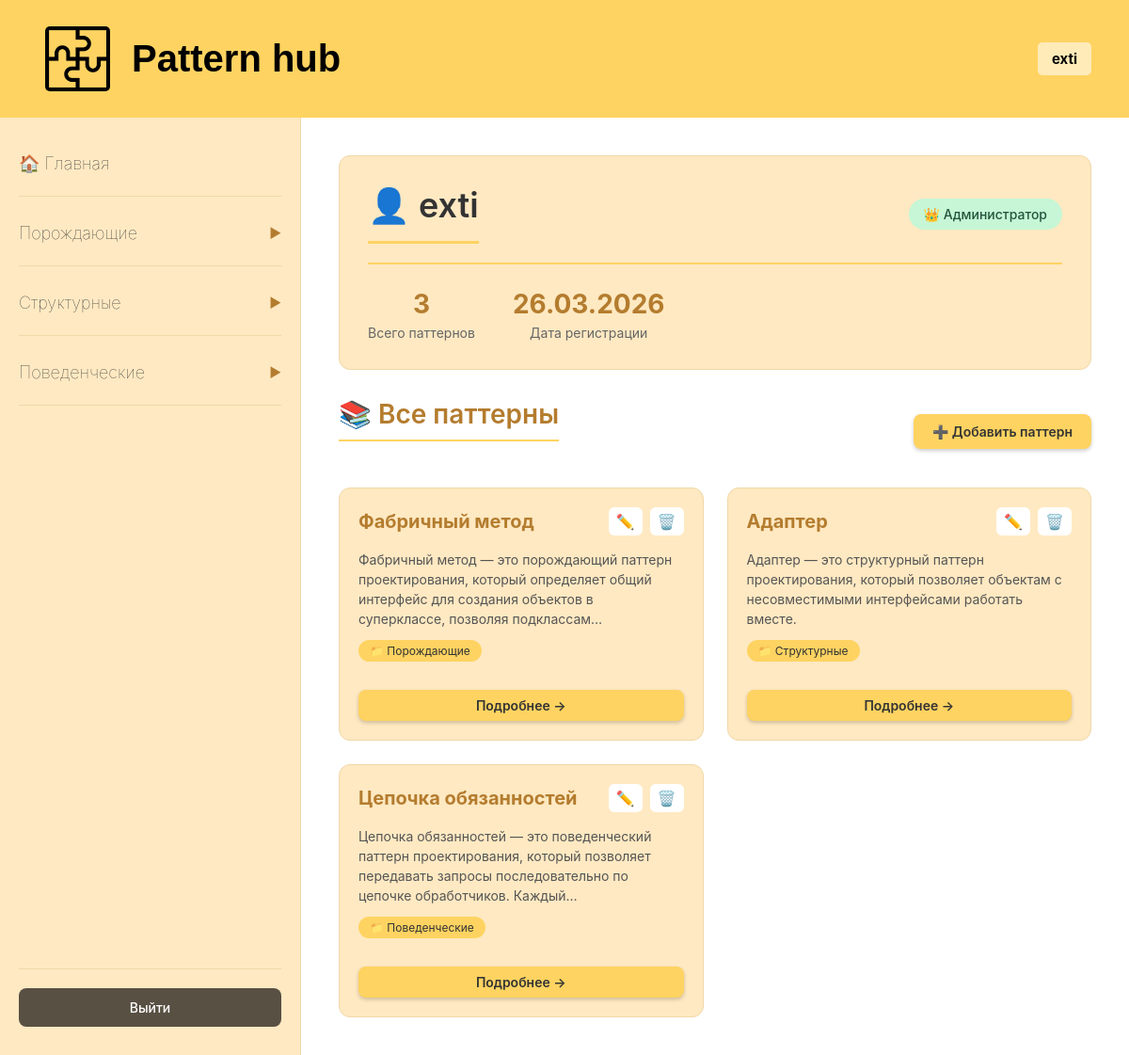
Screenshot of /profile/ (signed in) with the database file from the repository.
### main/models.py (models this page shows)
class Categories(models.Model):
    id = models.AutoField(primary_key=True)
    title = models.CharField(max_length=45, blank=True, null=True, unique=True)
    class Meta:
        db_table = 'categories'

class Patterns(models.Model):
    id = models.AutoField(primary_key=True)
    title = models.CharField(max_length=45)
    categories = models.ForeignKey(Categories, on_delete=models.DO_NOTHING, db_column='categories_id')
    term = models.TextField()
    problem = models.TextField()
    solution = models.TextField()
    examples = models.TextField()
    consclusions = models.TextField()
    tags = models.ManyToManyField(Tags, blank=True)
    stacks = models.ManyToManyField(Stacks, blank=True)
    class Meta:
        db_table = 'patterns'
        unique_together = (('id', 'categories'),)

### main/views.py (the view)
# urls.py: path('profile/', views.profile, name='profile'),
@login_required
def profile(request):
    categories = Categories.objects.all()
    patterns = Patterns.objects.all()
    user = request.user
    auth_user = User.objects.get(id=user.id)
    if auth_user.is_superuser:
        patterns_usr = Patterns.objects.all().order_by('-id')
    else:
        profile = Profiles.objects.get(user=user)
        fav = Favorites.objects.filter(users=profile).order_by('-id')
        patterns_usr = [f.patterns for f in fav]
    return render(request, 'test/main/forms/account.html', {"patterns_usr": patterns_usr, "categories": categories, "patterns": patterns})

### templates/test/main/forms/account.html (shortened to what this page needs)
{% extends "test/main/index.html" %}
{% load static %}
{% block content %}
<div class="profile-container">
    <div class="profile-card">
        <div class="profile-header">
            <h1 class="profile-title">👤 {{ user.username }}</h1>
            <div class="role-badge {% if user.is_superuser %}admin{% else %}user{% endif %}">
                {% if user.is_superuser %}👑 Администратор{% else %}📖 Пользователь{% endif %}
            </div>
        </div>
        <div class="profile-stats">
            <div class="stat-item">
                <div class="stat-number">{{ patterns|length }}</div>
                <div class="stat-label">
                    {% if user.is_superuser %}Всего паттернов{% else %}В избранном{% endif %}
                </div>
            </div>
            <div class="stat-item">
                <div class="stat-number">{{ user.date_joined|date:"d.m.Y" }}</div>
                <div class="stat-label">Дата регистрации</div>
            </div>
        </div>
    </div>
    <div class="favorites-section">
        <div class="section-header">
            <h2 class="section-title">
                {% if user.is_superuser %}
                    📚 Все паттерны
                {% else %}
                    ⭐ Избранные паттерны
                {% endif %}
            </h2>
            {% if user.is_superuser %}
                <a href="{% url 'editor' %}" class="add-pattern-btn">
                    ➕ Добавить паттерн
                </a>
            {% endif %}
        </div>
        {% if patterns %}
            <div class="favorites-grid">
                {% for pattern in patterns %}
                    <div class="favorite-card" data-id="{{ pattern.id }}">
                        <div class="favorite-header">
                            <h3>{{ pattern.title }}</h3>
                            {% if user.is_superuser %}
                                <div class="favorite-actions">
                                    <a href="{% url 'editor_edit' pattern.id %}" class="action-btn edit-btn" title="Редактировать">✏️</a>
                                    <button onclick="deletePattern({{ pattern.id }}, '{{ pattern.title|escapejs }}')" class="action-btn delete-btn" title="Удалить">🗑️</button>
                                </div>
                            {% endif %}
                        </div>
                        {% if pattern.term %}
                            <p class="favorite-term">{{ pattern.term|truncatechars:150 }}</p>
                        {% endif %}
                        <div class="favorite-category">
                            📁 {{ pattern.categories.title }}
                        </div>
                        <div class="favorite-footer">
                            <a href="{% url 'pattern_detail' pattern.id %}" class="details-link gold-dark">Подробнее →</a>
                        </div>
                    </div>
                {% endfor %}
            </div>
        {% endif %}
    </div>
</div>
{% endblock %}

### templates/test/main/index.html (shortened to what this page needs)
{% load static %}
<!DOCTYPE html>
<html lang="ru">
<head>
    <link rel="stylesheet" href="{% static 'main/style.css' %}">
</head>
<body>
    <div class="wrapper">
        <header class="header">
            <div class="header-content">
                <div class="logo-area">
                    <img src="{% static 'images/logo.png' %}" alt="Logo" class="logo" onerror="this.style.display='none'">
                    <h1 class="Logo-title">Pattern hub</h1>
                </div>
                <div class="auth-buttons">
                    {% if user.is_authenticated %}
                        <div class="user-info">
                            <span onclick="window.location = '/profile';" class="username">{{ user.username }}</span>
                        </div>
                    {% else %}
                        <a href="{% url 'login_' %}" class="auth-btn register">Зарегистрироваться\Войти</a>
                    {% endif %}
                </div>
            </div>
        </header>
        <div class="main-content">
            <aside class="sidebar">
                <nav class="sidebar-nav">
                    <div class="nav-item">
                        <a href="{% url 'index' %}" class="nav-header no-arrow">
                            <span class="nav-title">🏠 Главная</span>
                        </a>
                    </div>
                    {% for category in categories %}
                    <div class="nav-item" data-category-id="{{ category.id }}">
                        <div class="nav-header" onclick="toggleSubmenu(this)">
                            <span class="nav-title">{{ category.title }}</span>
                            <span class="arrow">▶</span>
                        </div>
                    </div>
                    {% endfor %}
                </nav>
                {% if user.is_authenticated %}
                <div class="sidebar-footer">
                    <a href="{% url 'logout' %}" class="logout-sidebar-btn">
                        Выйти
                    </a>
                </div>
                {% endif %}
            </aside>
            <main class="content">
                {% block content %}
                {% endblock %}
            </main>
        </div>
    </div>
</body>
</html>

### main/static/main/style.css (style rules this page uses)
* { margin: 0; padding: 0; box-sizing: border-box; font-family: -apple-system, BlinkMacSystemFont, 'Segoe UI', Roboto, Arial, sans-serif; }
body { min-height: 100vh; background: white; }
.wrapper { min-height: 100vh; display: flex; flex-direction: column; }
.header { background: #FED361; padding: 20px 40px; box-shadow: 0 2px 10px rgba(0, 0, 0, 0.05); }
.header-content { display: flex; justify-content: space-between; align-items: center; width: 100%; }
.logo-area { display: flex; align-items: center; gap: 15px; }
.logo { width: 85px; height: 85px; object-fit: contain; border-radius: 13px; padding: 8px; }
.Logo-title { color: #000; font-size: 40px; font-family: Arial, Helvetica, sans-serif; }
.header { color: white; font-size: 24px; font-weight: 600; margin: 0; }
.auth-buttons { display: flex; gap: 12px; }
.main-content { display: flex; flex: 1; }
.sidebar { width: 320px; background: #FFE9C2; padding: 30px 20px; border-right: 1px solid #f0d8a8; }
.sidebar-nav { display: flex; flex-direction: column; gap: 20px; }
.nav-item { border-bottom: 1px solid #f0d8a8; padding-bottom: 16px; }
.nav-header { display: flex; justify-content: space-between; align-items: center; cursor: pointer; padding: 8px 0; transition: all 0.3s ease; }
.nav-title { font-size: 18px; font-weight: 70; color: #333; transition: color 0.3s ease; }
.arrow { font-size: 14px; color: #B47C2E; transition: transform 0.3s ease; }
.nav-header.no-arrow { cursor: pointer; justify-content: flex-start; gap: 10px; text-decoration: none; }
.nav-header.no-arrow .nav-title { color: #333; }
.content { flex: 1; padding: 40px; background: white; }
.profile-header { margin-bottom: 32px; }
.profile-header h1 { font-size: 36px; font-weight: 600; color: #333; padding-bottom: 16px; border-bottom: 3px solid #FED361; display: inline-block; }
.favorites-section h2 { font-size: 28px; font-weight: 600; color: #B47C2E; margin-bottom: 24px; }
.favorite-card { background: #FFE9C2; border-radius: 12px; padding: 24px; transition: all 0.3s ease; border: 1px solid #f0d8a8; }
.details-link { display: inline-block; padding: 8px 20px; text-decoration: none; border-radius: 8px; font-size: 14px; font-weight: 600; transition: all 0.3s ease; box-shadow: 0 2px 4px rgba(0, 0, 0, 0.2); }
.details-link.gold-dark { background: #FED361; color: #333; width: 100%; text-align: center; }

### templates/test/main/index.html (style rules this page uses)
.sidebar { display: flex; flex-direction: column; justify-content: space-between; }
.sidebar-nav { flex: 1; }
.sidebar-footer { margin-top: 20px; padding-top: 20px; border-top: 1px solid #f0d8a8; }
.logout-sidebar-btn { display: flex; align-items: center; justify-content: center; gap: 8px; padding: 12px 20px; background: #030303a8; color: white; text-decoration: none; border-radius: 8px; font-size: 14px; font-weight: 500; transition: all 0.3s ease; width: 100%; }
.user-info { display: flex; gap: 10px; align-items: center; }
.username { color: black; font-size: 15px; padding: 8px 15px; background: rgba(255, 255, 255, 0.55); border-radius: 5px; font-weight: bold; cursor: pointer; }

### rows the page displays
Categories: title "Порождающие"
Categories: title "Структурные"
Categories: title "Поведенческие"
Patterns: title "Фабричный метод", term "Фабричный метод — это порождающий паттерн проектирования, который определяет общий интерфейс для создания объектов в суперклассе, позволяя подклассам…", categories "Порождающие"
Patterns: title "Адаптер", term "Адаптер — это структурный паттерн проектирования, который позволяет объектам с несовместимыми интерфейсами работать вместе.", categories "Структурные"
Patterns: title "Цепочка обязанностей", term "Цепочка обязанностей — это поведенческий паттерн проектирования, который позволяет передавать запросы последовательно по цепочке обработчиков. Каждый…", categories "Поведенческие"

### other values shown
{{ user.username }} "exti"
{{ patterns|length }} "3"
{{ user.date_joined|date:"d.m.Y" }} "26.03.2026"
